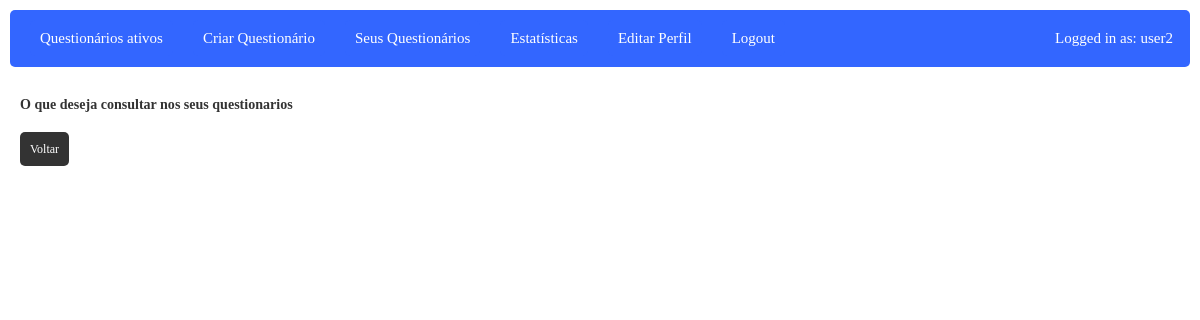
Before: /php/www/seusQuestionarios.php (signed in) with the older database file.
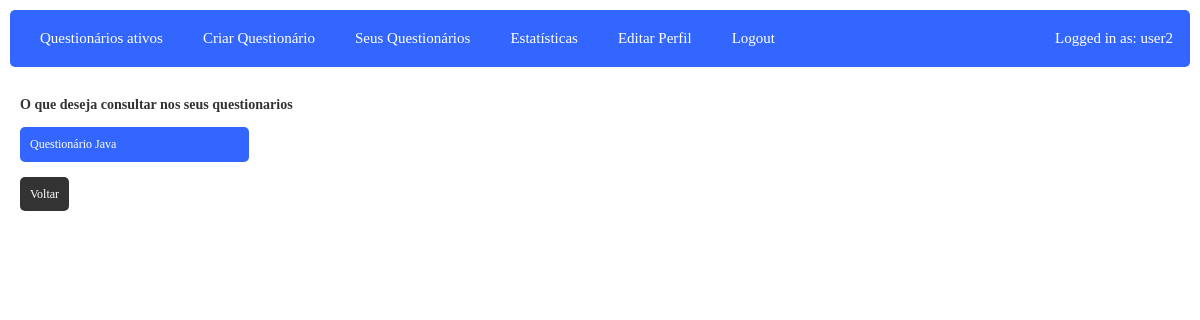
After: the same page with the newer database file.
### tables this page shows
CREATE TABLE `users` (
  `id` int(11) NOT NULL,
  `nome` varchar(80) NOT NULL,
  `email` varchar(100) NOT NULL,
  `password` varchar(200) NOT NULL,
  `tipo` int(11) NOT NULL
);

CREATE TABLE `questionario` (
  `QuestionarioID` int(11) NOT NULL,
  `UserCriacao` int(11) NOT NULL,
  `Modo` varchar(50) NOT NULL,
  `Titulo` varchar(50) NOT NULL,
  `Descricao` text NOT NULL,
  `DataDeCriacao` date DEFAULT NULL,
  `Acesso` varchar(50) NOT NULL,
  `Dificuldade` varchar(50) NOT NULL,
  `TimerMinutos` int(11) NOT NULL,
  `TimerSegundos` int(11) NOT NULL
);

### php/www/functions.php (called while the page is built, shortened)
<?php
function loggedin(){
	if(isset($_SESSION['user_id']) && !empty($_SESSION['user_id'])){
		return true;
	}else{
		return false;
	}
}
function get_seus_questionarios($pdo, $user_id){
    $statement = $pdo->prepare("SELECT * FROM `questionario` WHERE `UserCriacao` = $user_id order by `QuestionarioID`");
    $statement->execute();
    $seus_questionarios = $statement->fetchAll();
    return $seus_questionarios;
}
function get_all_users($pdo){
	$statement = $pdo->prepare("SELECT * FROM users");
	$statement->execute();
	$all_users = $statement->fetchAll();
	return $all_users;
}
function get_all_questionarios($pdo){
    $statement = $pdo->prepare("SELECT * FROM questionario");
    $statement->execute();
    $all_questionarios = $statement->fetchAll();
    return $all_questionarios;
}

### php/www/seusQuestionarios.php (the view, shortened to what this page needs)
<html>
<head>
    <link rel='stylesheet' href='style.css'/>
    <head>
<body>
<?php
include 'functions.php';
include 'header.php';
$my_id = $_SESSION['user_id'];
$pdo = create_database_connection();
?>
<div class='container'>
    <h3>O que deseja consultar nos seus questionarios</h3>
    <?php
    $questionarios = get_seus_questionarios($pdo, $my_id);
        foreach ($questionarios as $questionario)
        {
            $questionario_id = $questionario["QuestionarioID"];
            $questionario_titulo = $questionario["Titulo"];
            echo "<a href='verSeuQuestionario.php?questionario=$questionario_id' class='boxBom1' style='display:block'>$questionario_titulo</a>";
        }
    ?>
    <a href='opcoesSeusQuestionarios.php' class='box'>Voltar</a>
</div>
</body>
</html>

### php/www/header.php (shortened to what this page needs)
<div id='title_bar'>
<ul>
	<?php
	if(loggedin()){
		?>
		<?php
		$my_id=$_SESSION['user_id'];
		$pdo = create_database_connection();
		$users=get_all_users($pdo);
        $questionarios=get_all_questionarios($pdo);
        ?><li><a href='questionariosAtivos.php'>Questionários ativos</a></li><?php
        ?><li><a href='introduzirQuestionarioModo.php'>Criar Questionário</a></li><?php
        ?><li><a href='opcoesSeusQuestionarios.php' class='box' >Seus Questionários</a></li><?php
		foreach($users as $user){
			$user_id=$user["id"];
			if($user_id==$my_id){
				if($user['tipo']==1){
					?>
                    <li><a href='apagarQuestionario.php'>Apagar Questionários</a></li>
                    <li><a href='membros.php'>Membros</a></li>
                    <li><a href='gerirUtilizadores.php'>Gerir Utilizadores</a></li>
					<?php
				}if($user['tipo']==0){
					?>
                    <li><a href='estatisticas.php' class='box' >Estatísticas</a></li>
                    <li><a href='editarPerfil.php' class='box'>Editar Perfil</a></li>
					<?php
				}
			}
		}
		?>
		<li><a href='logout.php'>Logout</a></li>
		<div class="topright">
		<?php
		foreach($users as $user){
			$userid=$user["id"];
			if($userid==$my_id){
				$nome=$user['nome'];
				echo "<h10>Logged in as: $nome</h10>";
			}
		}
		?>
		</div>
		<?php
	}else{
		?>
		<li><a href='login.php'>Log in</a></li>
		<li><a href='registar.php'>Registar</a></li>
		<?php
	}
	?>
</ul>
</div>

Changed rows visible on the page:
added questionario: Titulo "Questionário Java"
